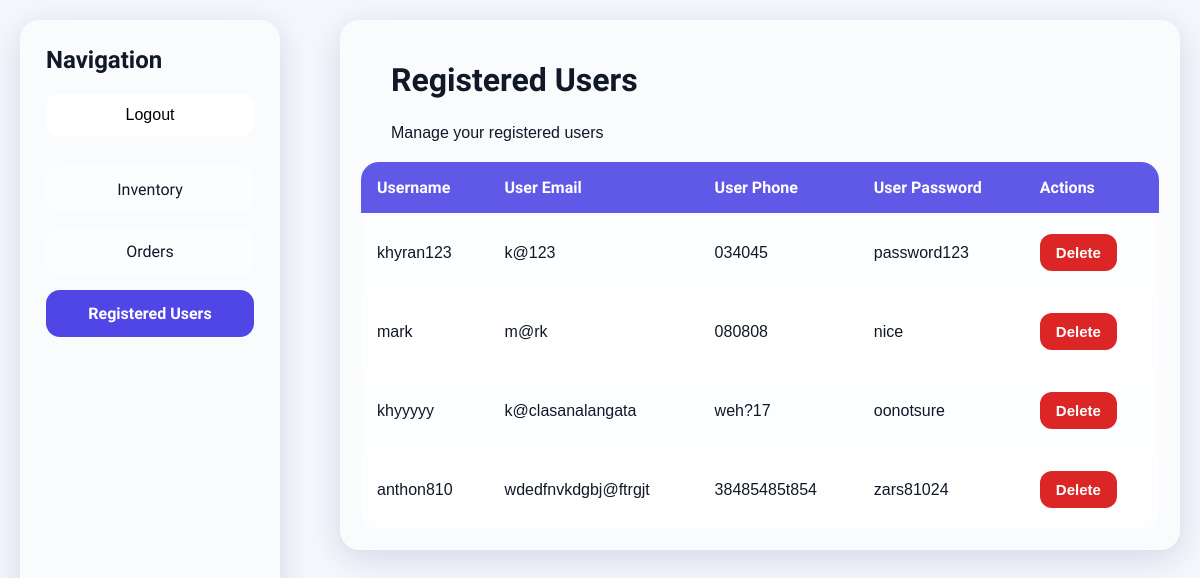
The page /newParty/registeredCustomers.php on the database its author committed.
### tables this page shows
CREATE TABLE `users` (
  `user_id` int(11) NOT NULL,
  `username` varchar(100) DEFAULT NULL,
  `user_email` varchar(100) DEFAULT NULL,
  `phone` varchar(50) DEFAULT NULL,
  `password` varchar(50) DEFAULT NULL
);

### newParty/get.php (called while the page is built, shortened)
<?php
 include "databases.php";
    $queryUsers = "SELECT * FROM users";
    $sqlUsers = mysqli_query($connection, $queryUsers);
?>

### newParty/registeredCustomers.php (the view, shortened to what this page needs)
<?php
    include "get.php";
?>
<!DOCTYPE html>
<html lang="en">
<head>
</head>
<body>
    <div class="layout">
        <aside class="sidebar">
            <div class="sidebar-header">
                <h2>Navigation</h2>
                <a href="index.php" class="nav-button">Logout</a>
            </div>
            <nav class="sidebar-nav">
                <a href="indexAdmin.php">Inventory</a>
                <a href="orders.php">Orders</a>
                <a href="#" class="active">Registered Users</a>
            </nav>
        </aside>
        <div class="container">
            <h1>Registered Users</h1>
            <p>Manage your registered users</p>
               <table class="inventory-table">
                <thead>
                    <tr>
                        <th>Username</th>
                        <th>User Email</th>
                        <th>User Phone</th>
                        <th>User Password</th>
                        <th>Actions</th>
                    </tr>
                </thead>
                <tbody>
                    <?php while($results = mysqli_fetch_array($sqlUsers)) { ?>
                    <tr>
                        <td><?php echo $results['username']; ?></td>
                        <td><?php echo $results['user_email']; ?></td>
                        <td><?php echo $results['phone']; ?></td>
                        <td><?php echo $results['password']; ?></td>
                            <td>
                            <form action="delete.php" method="post">
                                    <input type="submit" value="Delete" name="deleteUser">
                                </form>
                            </td>
                    </tr>
                            <?php }?>
                    </tbody>
                </table>
        </div>
    </div>
</body>
</html>

### newParty/registeredCustomers.php (style rules this page uses)
* { margin: 0; padding: 0; box-sizing: border-box; }
html, body { overflow-x: hidden; }
body { font-family: Arial, sans-serif; background: #f4f7fb; min-height: 100vh; padding: 20px; color: #111827; }
.layout { display: flex; gap: 25px; max-width: 1400px; margin: auto; align-items: flex-start; }
.sidebar { position: fixed; top: 20px; left: 20px; width: 260px; height: calc(100vh - 40px); padding: 25px; overflow-y: auto; background: rgba(255,255,255,0.49); border-radius: 20px; box-shadow: 0 8px 32px rgba(31,38,135,0.15); backdrop-filter: blur(7px); -webkit-backdrop-filter: blur(7px); border: 1px solid rgba(255,255,255,0.3); display: flex; flex-direction: column; }
.sidebar-header { margin-bottom: 30px; }
.sidebar-header h2 { font-family: "Ramabhadra", sans-serif; margin-bottom: 20px; color: #111827; }
.nav-button { display: inline-block; width: 100%; text-align: center; padding: 12px; border-radius: 12px; text-decoration: none; color: black; background: white; transition: 0.3s ease; box-sizing: border-box; }
.sidebar-nav { display: flex; flex-direction: column; gap: 15px; flex: 1; }
.sidebar-nav a { text-decoration: none; padding: 14px 18px; border-radius: 14px; color: #111827; font-family: "Cossette Texte", sans-serif; transition: 0.3s ease; text-align: center; background: rgba(255,255,255,0.4); }
.sidebar-nav .active { background: #4f46e5; font-weight: bold; color: white; }
.container { width: 100%; margin-left: 320px; padding: 20px; background: rgba(255,255,255,0.49); border-radius: 20px; box-shadow: 0 8px 32px rgba(31,38,135,0.15); backdrop-filter: blur(7px); -webkit-backdrop-filter: blur(7px); border: 1px solid rgba(255,255,255,0.3); animation: fade 0.6s ease; }
.container h1 { font-family: "Ramabhadra", sans-serif; margin-bottom: 25px; font-size: 2rem; padding-left: 30px; padding-top: 20px; color: #111827; }
.inventory-table, .inventory-table2 { width: 100%; border-collapse: collapse; overflow: hidden; border-radius: 18px; margin-top: 20px; background: rgba(255,255,255,0.35); backdrop-filter: blur(8px); }
.inventory-table th, .inventory-table td, .inventory-table2 th, .inventory-table2 td { padding: 16px; text-align: left; }
.inventory-table th { background: rgba(79,70,229,0.9); color: white; font-family: "Ramabhadra", sans-serif; }
.inventory-table tr:nth-child(even), .inventory-table2 tr:nth-child(even) { background: rgba(255,255,255,0.25); }
.inventory-table td form { margin: 0; padding: 0; background: transparent; box-shadow: none; }
.inventory-table td input[type="submit"] { width: auto; padding: 10px 16px; margin: 5px 5px 5px 0; border-radius: 10px; font-size: 14px; border: none; border-radius: 12px; color: white; font-size: 15px; font-weight: bold; cursor: pointer; }
.inventory-table td input[value="Delete"] { background: #dc2626; }
p { padding-left: 30px; color: #111827; }

### rows shown on the page
users: username "khyran123", user_email "k@123", phone "034045", password "password123"
users: username "mark", user_email "m@rk", phone "080808", password "nice"
users: username "khyyyyy", user_email "k@clasanalangata", phone "weh?17", password "oonotsure"
users: username "anthon810", user_email "wdedfnvkdgbj@ftrgjt", phone "38485485t854", password "zars81024"
